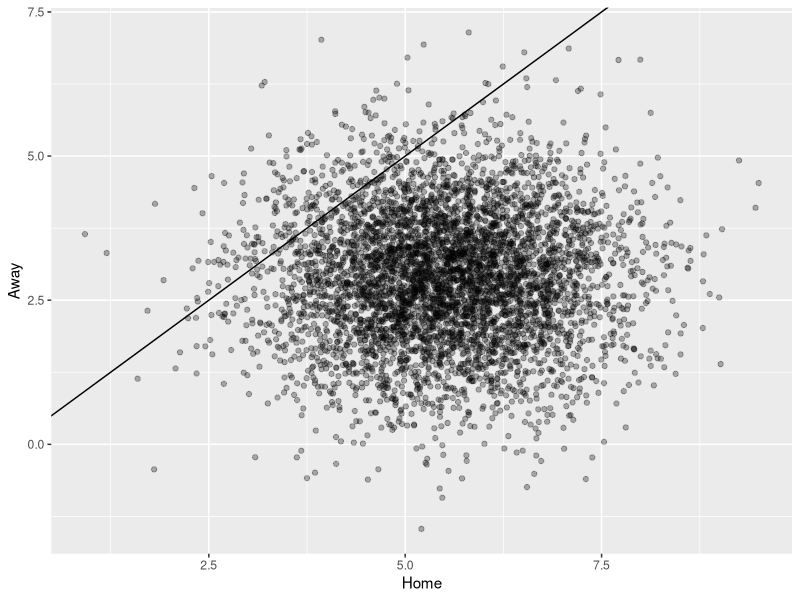

The R source for this figure:
##imports
library(ggplot2)
library(MCMCpack)


##code
data_unfiltered <- read.csv("Jaren_Jackson_jr_data.csv")
data <- data_unfiltered[c('STOCK','Home.Away')]

##data$Home.Away <- factor(data$Home.Away)
summary(data)

## STOCK           Home.Away

## Min.   :0.000   Away:17  
## 1st Qu.:2.000   Home:16  
## Median :4.000            
## Mean   :4.152            
## 3rd Qu.:6.000            
## Max.   :9.000     

##ggplot(data) + geom_boxplot(aes(Home.Away, STOCK, fill = Home.Away)) + geom_jitter(aes(Home.Away, STOCK, shape = data$Home.Away))

tapply(data$STOCK, data$Home.Away, mean)
## Away     Home 
## 2.882353 5.500000 

tapply(data$STOCK, data$Home.Away, median)
## Away Home 
## 3.0  5.5 

tapply(data$STOCK, data$Home.Away, sd)
## Away    Home 
## 1.99632 2.42212 

t.test(STOCK ~ Home.Away, data=data, var.equal = TRUE)
## Two Sample t-test

## data:  STOCK by Home.Away
## t = -3.3965, df = 31, p-value = 0.001889
## alternative hypothesis: true difference in means between group Away and group Home is not equal to 0
## 95 percent confidence interval:
## -4.189470 -1.045824
## sample estimates:
## mean in group Away      mean in group Home 
## 2.882353                5.500000 




##  ----------------------- Gibbs Sampler

compare_2_gibbs <- function(y, ind, mu0 = 4.5, tau0 = 1/4, del0 = 0, gamma0 = 1/4, a0 = 50, b0 = 1, maxiter = 5000)
{
y1 <- y[ind == 'Home']
y2 <- y[ind == 'Away']

n1 <- length(y1) 
n2 <- length(y2)

##### starting values
mu <- (mean(y1) + mean(y2)) / 2
del <- (mean(y1) - mean(y2)) / 2

mat_store <- matrix(0, nrow = maxiter, ncol = 3)
#####

##### Gibbs sampler
an <- a0 + (n1 + n2)/2

for(s in 1 : maxiter) 
{
  
  ##update tau
  bn <- b0 + 0.5 * (sum((y1 - mu - del) ^ 2) + sum((y2 - mu + del) ^ 2))
  tau <- rgamma(1, an, bn)
  ##
  
  ##update mu
  taun <-  tau0 + tau * (n1 + n2)
  mun <- (tau0 * mu0 + tau * (sum(y1 - del) + sum(y2 + del))) / taun
  mu <- rnorm(1, mun, sqrt(1/taun))
  ##
  
  ##update del
  gamman <-  gamma0 + tau*(n1 + n2)
  deln <- ( del0 * gamma0 + tau * (sum(y1 - mu) - sum(y2 - mu))) / gamman
  del<-rnorm(1, deln, sqrt(1/gamman))
  ##
  
  ## store parameter values
  mat_store[s, ] <- c(mu, del, tau)
}
colnames(mat_store) <- c("mu", "del", "tau")
return(mat_store)
}


fit <- compare_2_gibbs(data$STOCK, as.factor(data$Home.Away))

summary(fit)
##plot(as.mcmc(fit))
raftery.diag(as.mcmc(fit))
Home <- rnorm(5000, fit[, 1] + fit[, 2], sd = 1/sqrt(fit[, 3]))
Away <- rnorm(5000, fit[, 1] - fit[, 2], sd = 1/sqrt(fit[, 3]))

##ggplot(data.frame(y_sim_diff = Home - Away)) + stat_bin(aes(y_sim_diff))

## probability of home stocks mean being greater than away
mean(Home > Away) 
##[1] 0.9502
ggplot(data.frame(Home, Away)) + geom_point(aes(Home, Away), alpha = 0.3) + geom_abline(slope = 1, intercept = 0)
